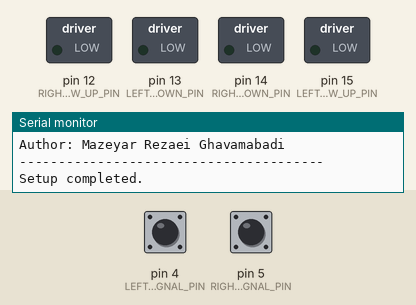
Simulated run of this sketch. Board: Arduino Uno, built with avr-gcc and run on an emulated ATmega328P. Shown: switched loads named in the sketch (green lamp = pin HIGH), the last lines printed to the serial monitor. Inputs (shaded band) come from the test bench; at power-on: pin 4 (LEFT_DOOR_SIGNAL_PIN) LOW, pin 5 (RIGHT_DOOR_SIGNAL_PIN) LOW. Pins used as bus, display or sensor lines are not drawn.

Above: at 1.2 s.
1.3 s: pin 4 (LEFT_DOOR_SIGNAL_PIN) pulled HIGH for 0.15 s
At 2.0 s:
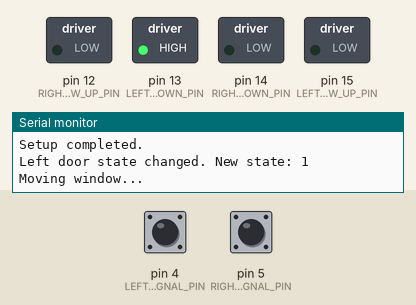
4.4 s: pin 5 (RIGHT_DOOR_SIGNAL_PIN) pulled HIGH for 0.15 s
At 5.2 s:
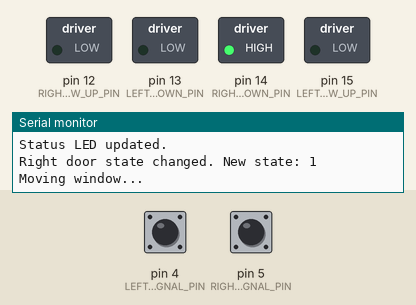
7.5 s: pin 5 (RIGHT_DOOR_SIGNAL_PIN) pulled HIGH for 1 s
At 8.9 s:
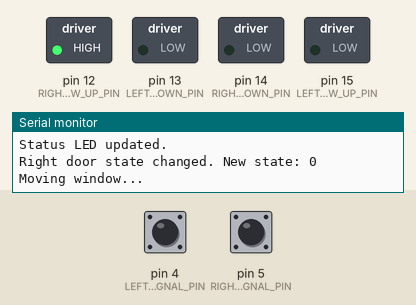
11.0 s: pin 5 (RIGHT_DOOR_SIGNAL_PIN) pulled HIGH for 3.2 s
At 12.6 s:
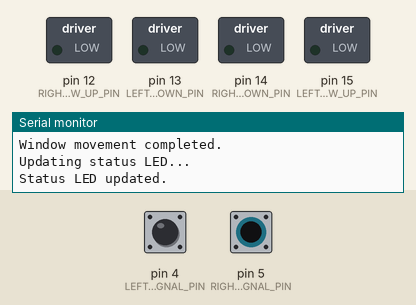
Timing chart, 0 to 16.7 s (numbered marks = the images above; inputs shaded):
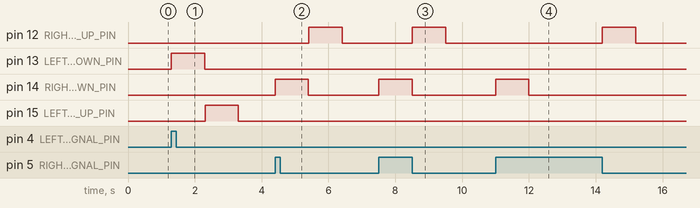

The sketch:

mercedes-slk-230-auto-window-system.ino
```cpp
const int LEFT_DOOR_SIGNAL_PIN = 4;
const int LEFT_WINDOW_UP_PIN = 15;
const int LEFT_WINDOW_DOWN_PIN = 13;

const int RIGHT_DOOR_SIGNAL_PIN = 5;
const int RIGHT_WINDOW_UP_PIN = 12;
const int RIGHT_WINDOW_DOWN_PIN = 14;

const int LED_STATUS_PIN = 0;

const unsigned long WINDOW_MOVE_DURATION_UP = 1000; // Duration for moving window up (in milliseconds)
const unsigned long WINDOW_MOVE_DURATION_DOWN = 1000; // Duration for moving window down (in milliseconds)

bool leftDoorState = false;
bool rightDoorState = false;

void setup() {
  Serial.begin(115200);

  Serial.println("Mercedes SLK 230 - Auto window system");
  Serial.println("Version: 1.0");
  Serial.println("Author: Mazeyar Rezaei Ghavamabadi");
  Serial.println("---------------------------------------");
  Serial.println("");

  pinMode(LEFT_DOOR_SIGNAL_PIN, INPUT);
  pinMode(LEFT_WINDOW_UP_PIN, OUTPUT);
  pinMode(LEFT_WINDOW_DOWN_PIN, OUTPUT);

  pinMode(RIGHT_DOOR_SIGNAL_PIN, INPUT);
  pinMode(RIGHT_WINDOW_UP_PIN, OUTPUT);
  pinMode(RIGHT_WINDOW_DOWN_PIN, OUTPUT);

  pinMode(LED_STATUS_PIN, OUTPUT);

  Serial.println("Setup completed.");
}

void loop() {
  // Read left door state
  bool newLeftDoorState = digitalRead(LEFT_DOOR_SIGNAL_PIN);

  // If left door state changed
  if (newLeftDoorState != leftDoorState) {
    leftDoorState = newLeftDoorState;
    Serial.print("Left door state changed. New state: ");
    Serial.println(leftDoorState);
    if (leftDoorState) {
      moveWindow(LEFT_WINDOW_DOWN_PIN, LEFT_WINDOW_UP_PIN, WINDOW_MOVE_DURATION_DOWN); // Move left window down
    } else {
      moveWindow(LEFT_WINDOW_UP_PIN, LEFT_WINDOW_DOWN_PIN, WINDOW_MOVE_DURATION_UP); // Move left window up
    }
    updateStatusLED(leftDoorState); // Update LED based on left window state
  }

  // Read right door state
  bool newRightDoorState = digitalRead(RIGHT_DOOR_SIGNAL_PIN);

  // If right door state changed
  if (newRightDoorState != rightDoorState) {
    rightDoorState = newRightDoorState;
    Serial.print("Right door state changed. New state: ");
    Serial.println(rightDoorState);
    if (rightDoorState) {
      moveWindow(RIGHT_WINDOW_DOWN_PIN, RIGHT_WINDOW_UP_PIN, WINDOW_MOVE_DURATION_DOWN); // Move right window down
    } else {
      moveWindow(RIGHT_WINDOW_UP_PIN, RIGHT_WINDOW_DOWN_PIN, WINDOW_MOVE_DURATION_UP); // Move right window up
    }
    updateStatusLED(rightDoorState); // Update LED based on right window state
  }
}

void moveWindow(int pin1, int pin2, unsigned long duration) {
  Serial.println("Moving window...");
  digitalWrite(pin1, HIGH); // Activate window motor
  digitalWrite(pin2, LOW); // Activate window motor
  delay(duration); // Wait for specified duration
  digitalWrite(pin1, LOW); // Deactivate window motor
  digitalWrite(pin2, LOW); // Deactivate window motor
  Serial.println("Window movement completed.");
}

void updateStatusLED(bool windowMovingDown) {
  Serial.println("Updating status LED...");
  if (windowMovingDown) {
    digitalWrite(LED_STATUS_PIN, HIGH); // Turn on status LED if window is moving down
  } else {
    digitalWrite(LED_STATUS_PIN, LOW); // Turn off status LED if window is moving up
  }
  Serial.println("Status LED updated.");
}
```

Measured:
- after the input at 1.3 s, pin 13 (LEFT_WINDOW_DOWN_PIN): LOW → HIGH at once, → LOW 1.0 s later; pin 15 (LEFT_WINDOW_UP_PIN): LOW → HIGH after 1.0 s, → LOW 1.0 s later
- after the input at 4.4 s, pin 12 (RIGHT_WINDOW_UP_PIN): LOW → HIGH after 1.0 s, → LOW 1.0 s later; pin 14 (RIGHT_WINDOW_DOWN_PIN): LOW → HIGH at once, → LOW 1.0 s later
- after the input at 7.5 s, pin 12 (RIGHT_WINDOW_UP_PIN): LOW → HIGH after 1.0 s, → LOW 1.0 s later; pin 14 (RIGHT_WINDOW_DOWN_PIN): LOW → HIGH at once, → LOW 1.0 s later
- after the input at 11.0 s, pin 12 (RIGHT_WINDOW_UP_PIN): LOW → HIGH after 3.2 s, → LOW 1.0 s later; pin 14 (RIGHT_WINDOW_DOWN_PIN): LOW → HIGH at once, → LOW 1.0 s later
